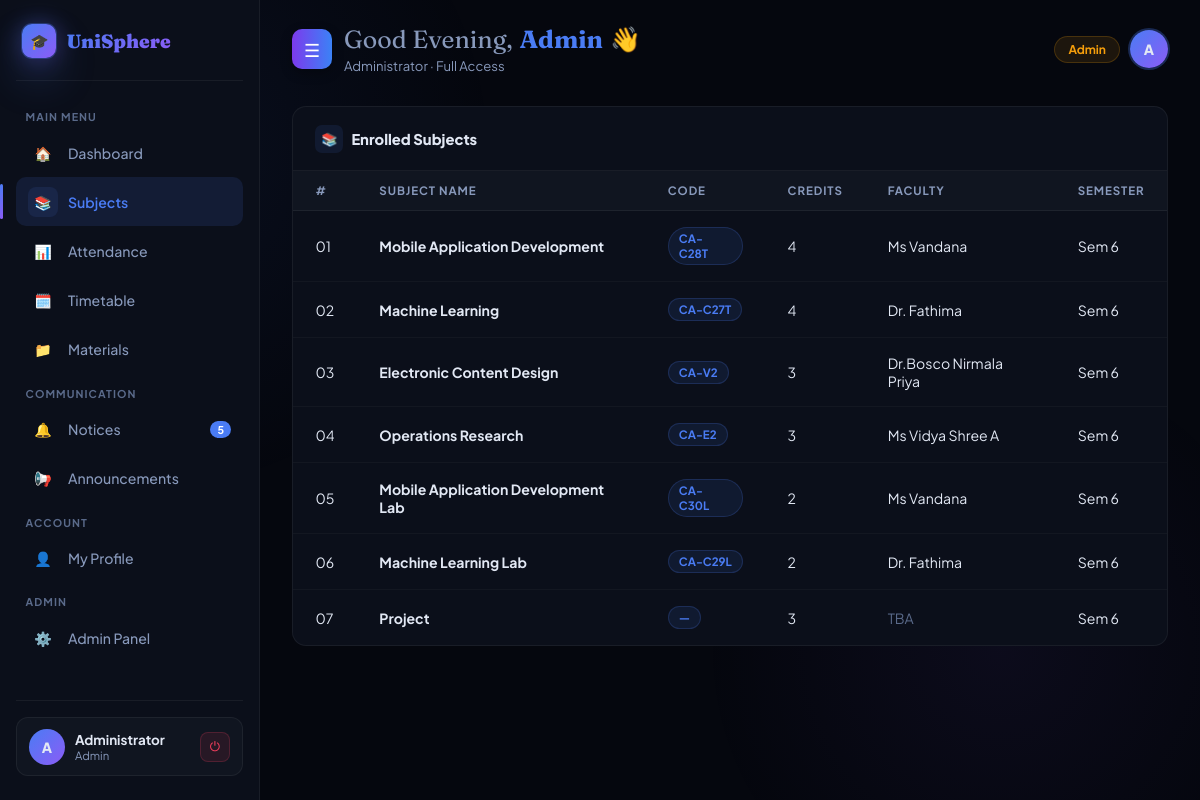
Screenshot of /dashboard/?section=subjects (signed in) with the database file from the repository.
### main/models.py (models this page shows, shortened)
class Subject(models.Model):
    name     = models.CharField(max_length=100)
    code     = models.CharField(max_length=20, blank=True)
    credits  = models.IntegerField(default=3)
    semester = models.ForeignKey(Semester, on_delete=models.CASCADE)
    teacher  = models.ForeignKey(Teacher, on_delete=models.SET_NULL, null=True, blank=True)

class Teacher(models.Model):
    user        = models.OneToOneField(User, on_delete=models.CASCADE, related_name='teacher', null=True, blank=True)
    name        = models.CharField(max_length=100)
    teacher_id  = models.CharField(max_length=50, unique=True)
    email       = models.EmailField()
    department  = models.CharField(max_length=100, blank=True)

class Semester(models.Model):
    number = models.IntegerField()

### main/views.py (the view, shortened to what this page needs)
# urls.py: path('dashboard/', views.dashboard_view, name='dashboard'),
@login_required
def dashboard_view(request):
    ctx = base_context(request)
    section = request.GET.get('section', 'overview')
    ctx['section'] = section
    ctx['notices'] = Notice.objects.all()[:5]
    ctx['announcements'] = Announcement.objects.all()[:3]
    if ctx['role'] == 'student':
        student = ctx['student']
        ctx['subjects'] = Subject.objects.filter(semester=student.semester)
        attendance_qs = Attendance.objects.filter(student=student)
        ctx['attendance_data'] = attendance_qs
        total_classes = sum(a.total_classes or 0 for a in attendance_qs)
        attended_classes = sum(a.attended or 0 for a in attendance_qs)
        if total_classes > 0:
            ctx['avg_attendance'] = round((attended_classes / total_classes) * 100, 2)
        else:
            ctx['avg_attendance'] = 0
        ctx['materials'] = Material.objects.filter(subject__semester=student.semester)
        ctx['materials_count'] = ctx['materials'].count()
        ctx['complaints'] = Complaint.objects.filter(student=student)
        ctx['complaint_categories'] = Complaint._meta.get_field('category').choices
        entries = Timetable.objects.filter(semester=student.semester)
        timeslots = sorted(set([(e.start_time, e.end_time) for e in entries]))
        timetable_matrix = defaultdict(dict)
        for e in entries:
            timetable_matrix[(e.start_time, e.end_time)][e.day] = e
        ctx['timeslots'] = timeslots
        ctx['timetable_matrix'] = timetable_matrix
        ctx['days'] = ['Monday', 'Tuesday', 'Wednesday', 'Thursday', 'Friday', 'Saturday']
    elif ctx['role'] == 'admin':
        ctx['subjects'] = Subject.objects.all()
        ctx['materials'] = Material.objects.all()
        ctx['materials_count'] = ctx['materials'].count()
        entries = Timetable.objects.all()
        timeslots = sorted(set([(e.start_time, e.end_time) for e in entries]))
        timetable_matrix = defaultdict(dict)
        for e in entries:
            timetable_matrix[(e.start_time, e.end_time)][e.day] = e
        ctx['timeslots'] = timeslots
        ctx['timetable_matrix'] = timetable_matrix
        ctx['days'] = ['Monday', 'Tuesday', 'Wednesday', 'Thursday', 'Friday', 'Saturday']
    return render(request, 'main/dashboard.html', ctx)

### main/views.py (called while the page is built)
def get_role(user):
    if user.is_superuser:
        return 'admin'
    if hasattr(user, 'teacher'):
        return 'teacher'
    if hasattr(user, 'student'):
        return 'student'
    return 'unknown'

def base_context(request):
    user = request.user
    role = get_role(user)
    ctx = {'user': user, 'role': role}
    if role == 'student':
        ctx['student'] = user.student
    elif role == 'teacher':
        ctx['teacher'] = user.teacher
    return ctx

### main/templates/main/dashboard.html (shortened to what this page needs)
{% extends 'main/base.html' %}
{% load static %}
{% block body %}
{% load custom_filters %}
<aside class="sidebar" id="sidebar">
  <div class="sidebar-logo">
    <div class="logo-orb" style="width:34px;height:34px;font-size:15px;border-radius:10px;">🎓</div>
    <span class="wordmark">UniSphere</span>
  </div>
  <div class="nav-label">Main Menu</div>
  <a href="{% url 'dashboard' %}" class="nav-item {% if section == 'overview' %}active{% endif %}">
    <div class="nav-icon">🏠</div> Dashboard
  </a>
  <a href="{% url 'dashboard' %}?section=subjects" class="nav-item {% if section == 'subjects' %}active{% endif %}">
    <div class="nav-icon">📚</div> Subjects
  </a>
  <a href="{% url 'dashboard' %}?section=attendance" class="nav-item {% if section == 'attendance' %}active{% endif %}">
    <div class="nav-icon">📊</div> Attendance
  </a>
  <a href="{% url 'dashboard' %}?section=timetable" class="nav-item {% if section == 'timetable' %}active{% endif %}">
    <div class="nav-icon">🗓️</div> Timetable
  </a>
  <a href="{% url 'dashboard' %}?section=materials" class="nav-item {% if section == 'materials' %}active{% endif %}">
    <div class="nav-icon">📁</div> Materials
  </a>
  <div class="nav-label">Communication</div>
  <a href="{% url 'dashboard' %}?section=notices" class="nav-item {% if section == 'notices' %}active{% endif %}">
    <div class="nav-icon">🔔</div> Notices
    {% if notices %}<span class="nav-badge">{{ notices|length }}</span>{% endif %}
  </a>
  <a href="{% url 'dashboard' %}?section=announcements" class="nav-item {% if section == 'announcements' %}active{% endif %}">
    <div class="nav-icon">📢</div> Announcements
  </a>
  <div class="nav-label">Account</div>
  <a href="{% url 'dashboard' %}?section=profile" class="nav-item {% if section == 'profile' %}active{% endif %}">
    <div class="nav-icon">👤</div> My Profile
  </a>
  {% if role == 'admin' %}
  <div class="nav-label">Admin</div>
  <a href="/admin/" class="nav-item">
    <div class="nav-icon">⚙️</div> Admin Panel
  </a>
  {% endif %}
  <div class="sidebar-footer">
    <div class="user-card-mini">
      <div class="avatar">
        {% if role == 'student' %}{{ student.name|first|upper }}
        {% elif role == 'teacher' %}{{ teacher.name|first|upper }}
        {% else %}A{% endif %}
      </div>
      <div class="user-info">
        <div class="uname">
          {% if role == 'student' %}{{ student.name }}
          {% elif role == 'teacher' %}{{ teacher.name }}
          {% else %}Administrator{% endif %}
        </div>
        <div class="uid">
          {% if role == 'student' %}{{ student.student_id }}
          {% elif role == 'teacher' %}{{ teacher.teacher_id }}
          {% else %}Admin{% endif %}
        </div>
      </div>
      <a href="{% url 'logout' %}" class="logout-btn" title="Logout">⏻</a>
    </div>
  </div>
</aside>
<div class="main-content" id="main-content">
  <div class="topbar">
    <div style="display:flex;align-items:center;gap:12px;">
      <button class="hamburger" onclick="toggleSidebar()">☰</button>
      <div>
        <div class="page-heading">
          <span class="greet" id="greeting-text">Hello,</span>
          <span class="hname">
            {% if role == 'student' %}{{ student.name|truncatechars:20 }}
            {% elif role == 'teacher' %}{{ teacher.name|truncatechars:20 }}
            {% else %}Admin{% endif %}
          </span> 👋
        </div>
        <div class="page-sub" id="topbar-date">
          {% if role == 'student' %}
            {{ student.course.name }} &middot; Semester {{ student.semester.number }}
          {% elif role == 'teacher' %}
            {{ teacher.department }} &middot; Faculty
          {% else %}
            Administrator &middot; Full Access
          {% endif %}
        </div>
      </div>
    </div>
    <div class="topbar-right">
      {% if role == 'student' %}
        <div class="chip chip-accent">{{ student.course.name }}</div>
        <div class="chip chip-green">Sem {{ student.semester.number }}</div>
      {% elif role == 'teacher' %}
        <div class="chip chip-amber">Teacher</div>
      {% else %}
        <div class="chip chip-amber">Admin</div>
      {% endif %}
      <div class="avatar-sm">
        {% if role == 'student' %}{{ student.name|first|upper }}
        {% elif role == 'teacher' %}{{ teacher.name|first|upper }}
        {% else %}A{% endif %}
      </div>
    </div>
  </div>
  {% if section == 'subjects' %}
  <div class="panel">
    <div class="panel-header">
      <div class="panel-title"><div class="icon">📚</div> Enrolled Subjects</div>
    </div>
    {% if subjects %}
    <table class="data-table">
      <thead>
        <tr>
          <th>#</th>
          <th>Subject Name</th>
          <th>Code</th>
          <th>Credits</th>
          <th>Faculty</th>
          <th>Semester</th>
        </tr>
      </thead>
      <tbody>
        {% for subj in subjects %}
        <tr>
          <td>{{ forloop.counter|stringformat:"02d" }}</td>
          <td><strong>{{ subj.name }}</strong></td>
          <td><span class="subject-badge">{{ subj.code|default:"—" }}</span></td>
          <td>{{ subj.credits }}</td>
          <td>{% if subj.teacher %}{{ subj.teacher.name }}{% else %}<span style="color:var(--muted);">TBA</span>{% endif %}</td>
          <td>Sem {{ subj.semester.number }}</td>
        </tr>
        {% endfor %}
      </tbody>
    </table>
    {% else %}
      <div class="empty-state"><div class="es-icon">📚</div><p>No subjects assigned for your semester yet.</p></div>
    {% endif %}
  </div>
  {% endif %}
</div>
{% endblock %}

### rows the page displays
Subject: name "Mobile Application Development", code "CA-C28T", credits "4", teacher.name "Ms Vandana", semester.number "6"
Subject: name "Machine Learning", code "CA-C27T", credits "4", teacher.name "Dr. Fathima", semester.number "6"
Subject: name "Electronic Content Design", code "CA-V2", credits "3", teacher.name "Dr.Bosco Nirmala Priya", semester.number "6"
Subject: name "Operations Research", code "CA-E2", credits "3", teacher.name "Ms Vidya Shree A", semester.number "6"
Subject: name "Mobile Application Development Lab", code "CA-C30L", credits "2", teacher.name "Ms Vandana", semester.number "6"
Subject: name "Machine Learning Lab", code "CA-C29L", credits "2", teacher.name "Dr. Fathima", semester.number "6"
Subject: name "Project", code "—", credits "3", shows "TBA", semester.number "6"

### other values shown
{{ notices|length }} "5"
